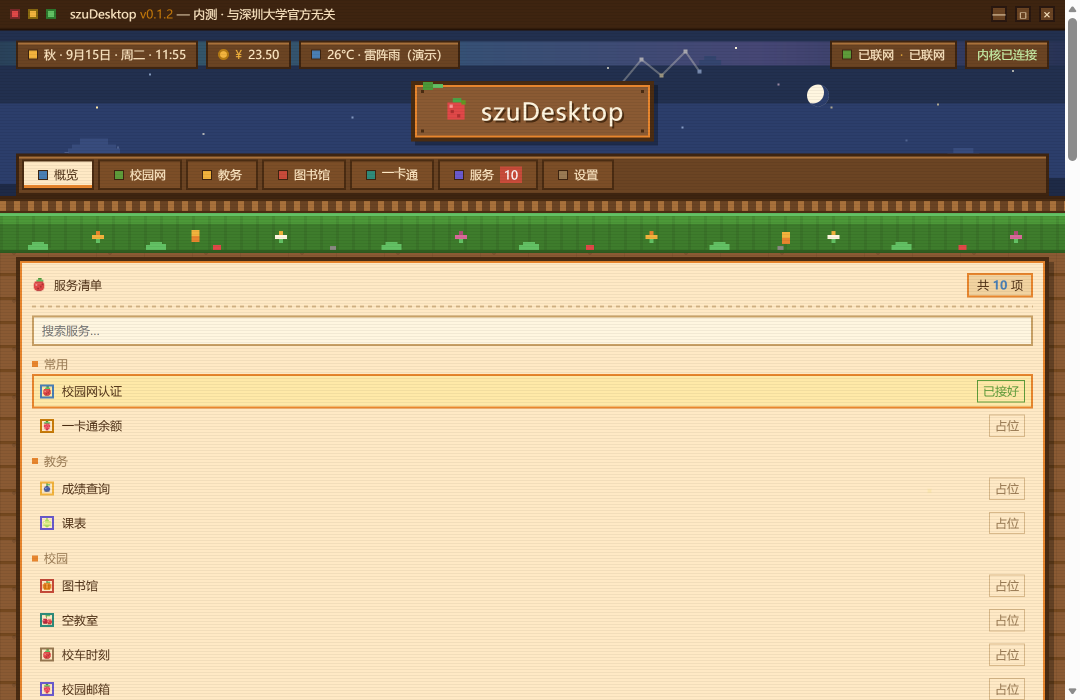
#> input picture desktop/design/live-check.png, 2160 x 1400 px (shown at 1/2 size); its folder holds 2 pictures in this run
$ python contact.py . page-check.png page-check.png
#> lines starting #> are read from the running program, lines starting #| are printed output that depends on the picture
"""把素材源里所有图片拼成一张放大的"图鉴"，方便一眼看清都是什么。

为什么需要：素材源里有一堆名字看不出内容的图（f1/f2/t1/t2/stars...），
与其一个个 Read 打开，不如拼成一张带名字的墙，一次看完。

用 Pillow（已装）。透明背景铺成棋盘格，小图放大到能看清像素。

用法: python contact.py <素材目录> <输出.png> [放大倍数]
"""
import os
import sys

from PIL import Image, ImageDraw

CELL = 150          # 每格边长
PAD = 6
LABEL_H = 18
COLS = 8


def checker(size, s=8):
    """画棋盘格当底，透明区域一眼可见。"""
    img = Image.new("RGBA", size, (60, 60, 70, 255))
    d = ImageDraw.Draw(img)
    for y in range(0, size[1], s):
        for x in range(0, size[0], s):
            if (x // s + y // s) % 2:
                d.rectangle([x, y, x + s - 1, y + s - 1], fill=(82, 82, 94, 255))
    return img


def main(srcdir, out, zoom=None):
#> called with srcdir = '.', out = 'page-check.png', zoom = 'page-check.png'
    names = sorted(f for f in os.listdir(srcdir)
                   if f.lower().endswith((".png", ".gif", ".jpg", ".jpeg")))
    # avast / bg 之类的大背景单独跳过，不然格子撑爆
    skip = {"bg.png", "bg-2.jpg", "bg-test.png"}
    names = [n for n in names if n not in skip]

    rows = (len(names) + COLS - 1) // COLS
    W = COLS * (CELL + PAD) + PAD
    H = rows * (CELL + LABEL_H + PAD) + PAD
    sheet = Image.new("RGB", (W, H), (28, 28, 34))
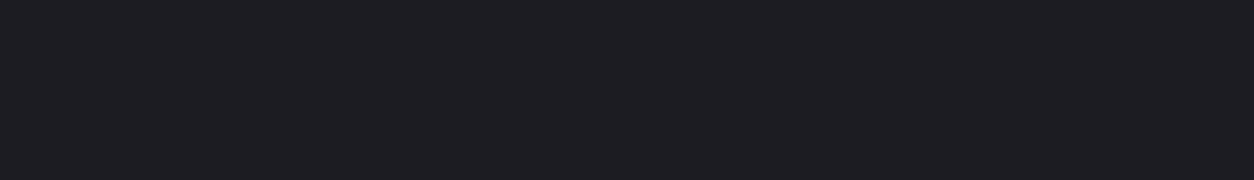
#> sheet: PIL image 1254x180 RGB; mean R, G, B 28, 28, 34

    try:
        from PIL import ImageFont
        font = ImageFont.load_default()
    except Exception:
        font = None

    for i, n in enumerate(names):
        col, row = i % COLS, i // COLS
        x = PAD + col * (CELL + PAD)
        y = PAD + row * (CELL + LABEL_H + PAD)
        try:
            im = Image.open(os.path.join(srcdir, n))
#> im is the input picture: PIL image 2160x1400 RGB; mean R, G, B 181.4, 166.2, 137.8
            im.load()
            im = im.convert("RGBA")
#> im: PIL image 2160x1400 RGBA
        except Exception as e:
            print("  跳过 %s (%s)" % (n, e))
            continue

        ow, oh = im.size
#> ow = 2160; oh = 1400
        z = zoom or max(1, min(6, CELL // max(ow, oh) or 1))
#> z = 'page-check.png'
#> (the run stopped early here; a loop or call above may not have finished)
